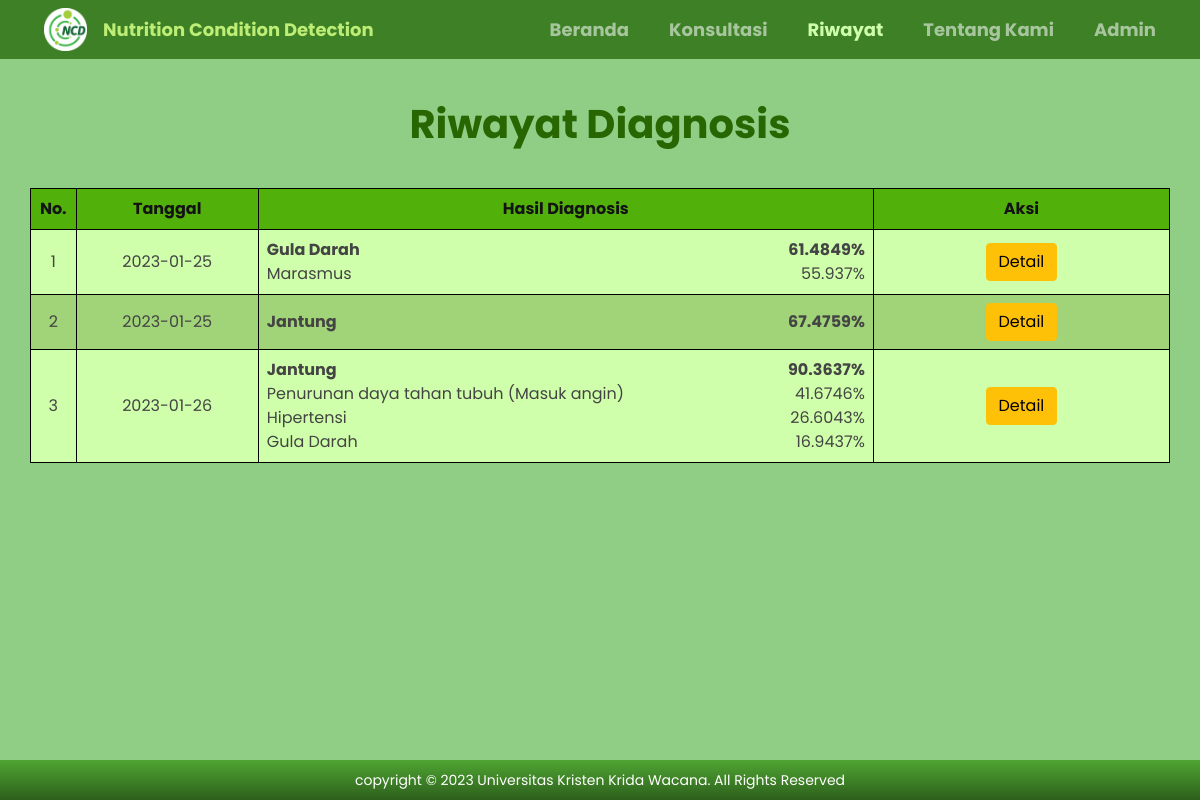
/riwayat.php, run on the app's committed database.
### tables this page shows
CREATE TABLE `riwayat` (
  `id` int(4) NOT NULL,
  `tanggal` date NOT NULL DEFAULT current_timestamp(),
  `name_patient` varchar(255) NOT NULL,
  `height` float NOT NULL,
  `weight` float NOT NULL,
  `kwashiorkor` float DEFAULT NULL,
  `marasmus` float DEFAULT NULL,
  `gula_darah` float DEFAULT NULL,
  `masuk_angin` float DEFAULT NULL,
  `hipertensi` float DEFAULT NULL,
  `jantung` float DEFAULT NULL
);

### riwayat.php (the view, shortened to what this page needs)
<?php
    include('_dbConfig/dbConfig.php');
    $riwayat = $conn->query("SELECT * FROM riwayat");
?>
<?php
    $arrPercentage = [];
    $arr = [];
    if(collectData($arr, "marasmus", "Marasmus") != false){
        foreach (collectData($arr, "marasmus", "Marasmus") as $x){
            array_push($arrPercentage, $x);
        }
    }
    if(collectData($arr, "gula_darah", "Gula Darah") != false){
        foreach (collectData($arr, "gula_darah", "Gula Darah") as $x){
            array_push($arrPercentage, $x);
        }
    }
    if(collectData($arr, "masuk_angin", "Penurunan daya tahan tubuh (Masuk angin)") != false){
        foreach (collectData($arr, "masuk_angin", "Penurunan daya tahan tubuh (Masuk angin)") as $x){
            array_push($arrPercentage, $x);
        }
    }
    if(collectData($arr, "hipertensi", "Hipertensi") != false){
        foreach (collectData($arr, "hipertensi", "Hipertensi") as $x){
            array_push($arrPercentage, $x);
        }
    }
    if(collectData($arr, "jantung", "Jantung") != false){
        foreach (collectData($arr, "jantung", "Jantung") as $x){
            array_push($arrPercentage, $x);
        }
    }
    function collectData($arr, $penyakit, $namaPenyakit){
        include('_dbConfig/dbConfig.php');
        $getHasil = $conn->query("SELECT * FROM riwayat");
        while($row = $getHasil->fetch_assoc()){
            if($row[$penyakit] > 0 && $row[$penyakit] != null){
                $sql = $conn->query("SELECT * FROM cf_penyakit WHERE name='$namaPenyakit'")->fetch_assoc();
                $percentage = $row[$penyakit] * 100 . "%";
                array_push($arr, array($row["id"], $namaPenyakit, $percentage, $sql['description']));
            }
        }
        return $arr;
    }
    usort($arrPercentage, fn($a, $b) => $b[2] <=> $a[2]);
?>
<!DOCTYPE html>
<html lang="en">
<head>
  <?php include 'framework/bootstrap.php'?>
</head>
<body>
    <?php include 'framework/navbar.php' ?>
    <link rel="stylesheet" href="css/riwayat.css">
    <div class="container">
        <h1 class="text-center">Riwayat Diagnosis</h1>
        <div class="row justify-content-center">
            <table class="table1 table table-bordered">
                <tr>
                    <th class="text-center" style="width:4%; font-weight: bold; ">No.</th>
                    <th class="text-center" style="width:16%;">Tanggal</th>
                    <th class="text-center" style="width:54%;">Hasil Diagnosis</th>
                    <th class="text-center">Aksi</th>
                </tr>
                <?php $var=1;?>
                <?php while($rowRiwayat = $riwayat->fetch_assoc()):?>
                    <tr>
                        <td class="text-center align-middle"><?=$var?></td>
                        <td class="text-center align-middle">
                            <?=$rowRiwayat["tanggal"];?>
                        </td>
                        <td class="align-middle">
                            <?php $i=1?>
                            <?php foreach ($arrPercentage as $val): ?>
                                <?php
                                    if($val[0] == $rowRiwayat["id"]){
                                        if($i == 1){
                                            echo '<div class="d-flex justify-content-between fw-bolder"><span class = "text-start">'.$val[1].'</span>';
                                            echo '<span class = "text-end">'.$val[2].'</span></div>';
                                        }else{
                                            echo '<div class="d-flex justify-content-between"><span class = "text-start">'.$val[1].'</span>';
                                            echo '<span class = "text-end">'.$val[2].'</span></div>';
                                        }
                                        $i++;
                                    }
                                ?>
                            <?php endforeach;?>
                        </td>
                        <td  class="text-center align-middle">
                            <button class='btn btn-warning w-80' id='btnDetail' data-id='<?=$rowRiwayat["id"]?>'>Detail</button>
                        </td>
                    </tr>
                <?php $var++;?>
                <?php endwhile;?>
            </table>
        </div>
    </div>
    <?php include 'framework/footer.php' ?>
</body>
</html>

### framework/bootstrap.php (shortened to what this page needs)
<head>
  <link href="https://cdn.jsdelivr.net/npm/bootstrap@5.0.2/dist/css/bootstrap.min.css" rel="stylesheet">
</head>

### framework/navbar.php (shortened to what this page needs)
<nav class="navbar fixed-top navbar-expand-lg navbar-dark">
  <div class="container-fluid">
    <img src="img/_logoCircle.png"/>
    <a class="navbar-brand">Nutrition Condition Detection</a>
    <div class="collapse navbar-collapse" id="navbarNav">
      <ul class="navbar-nav ms-auto">
        <li class="nav-item me-4">
          <a id="home" class="nav-link" aria-current="page" href="index.php">Beranda</a>
        </li>
        <li class="nav-item me-4">
          <a id="consult" class="nav-link" href="input.php">Konsultasi</a>
        </li>
        <li class="nav-item me-4">
          <a id="history" class="nav-link" href="riwayat.php">Riwayat</a>
        </li>
        <li class="nav-item me-4">
          <a id="about" class="nav-link" href="about.php">Tentang Kami</a>
        </li>
        <li class="nav-item me-4">
          <a id="admin" class="nav-link" href="admin.php">Admin</a>
        </li>
      </ul>
    </div>
  </div>
</nav>
<link href="css/style.css" rel="stylesheet">

### framework/footer.php
<footer class="fixed-bottom">
    <div class="footer-bottom">
        <p>copyright &copy; 2023 Universitas Kristen Krida Wacana. All Rights Reserved</p>
    </div>
</footer>
<link href="css/style.css" rel="stylesheet">

### css/style.css (style rules this page uses)
* { font-family: 'Poppins', sans-serif; }
nav { background-color: #3D8026; }
nav img { margin-left: 2rem; height: 43px; }
.navbar-brand { font-weight: 700; font-size: large; color: #beed76 !important; margin-left: 1rem; }
.navbar-collapse { align-items: end; }
.navbar-collapse .active { color: #CFFFAA !important; }
.nav-link { font-weight: 700; font-size: large; }
footer { display: flex; justify-content: center; align-items: center; position: absolute; bottom:0; width:100%; height:40px; background-image: linear-gradient(to bottom, rgb(79, 165, 50) , rgb(45, 95, 28)); }
footer p { font-size: 14px; color: white; margin: 0; }
.footer-bottom { color: white; text-align: center; }

### css/riwayat.css (style rules this page uses)
body { background-color: #90CE86; }
.container { padding-top: 80px; padding-bottom: 50px; }
h1 { color: #276600; font-weight: bolder; margin: 20px 0; }
.table1 { font-family: sans-serif; color: #444; border-collapse: collapse; width: 100%; border: 1px solid #CFFFAA; }
.table1 tr th { background: #51b009; color: rgb(19, 19, 19); font-weight: bold; }
.table1, th, td { padding: 8px 20px; }
.table1 tr:nth-child(even) { background-color: #CFFFAA; }
.table1 tr:nth-child(odd) { background-color: #a1d478; }
table.table-bordered { border:1px solid black; margin-top:20px; }
table.table-bordered > tbody > tr > td { border:1px solid black; }

### data on the page
riwayat: tanggal "2023-01-25", val "Gula Darah", val "61.4849%", val "Marasmus", val "55.937%"
riwayat: tanggal "2023-01-25", val "Jantung", val "67.4759%"
riwayat: tanggal "2023-01-26", val "Jantung", val "90.3637%", val "Penurunan daya tahan tubuh (Masuk angin)", val "41.6746%", val "Hipertensi", val "26.6043%", val "Gula Darah", val "16.9437%"
